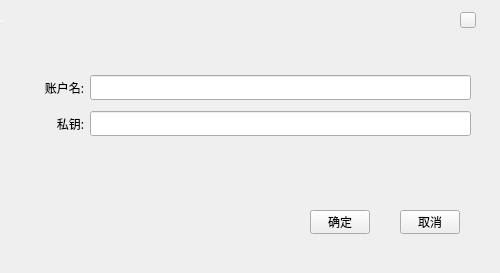
<?xml version="1.0" encoding="UTF-8"?>
<ui version="4.0">
 <class>ImportDialog</class>
 <widget class="QDialog" name="ImportDialog">
  <property name="geometry">
   <rect>
    <x>0</x>
    <y>0</y>
    <width>500</width>
    <height>273</height>
   </rect>
  </property>
  <property name="font">
   <font>
    <family>微软雅黑</family>
   </font>
  </property>
  <property name="windowTitle">
   <string>Dialog</string>
  </property>
  <property name="styleSheet">
   <string notr="true"/>
  </property>
  <widget class="QToolButton" name="closeBtn">
   <property name="geometry">
    <rect>
     <x>460</x>
     <y>12</y>
     <width>16</width>
     <height>16</height>
    </rect>
   </property>
   <property name="font">
    <font>
     <family>微软雅黑</family>
    </font>
   </property>
   <property name="cursor">
    <cursorShape>PointingHandCursor</cursorShape>
   </property>
   <property name="styleSheet">
    <string notr="true"/>
   </property>
   <property name="text">
    <string/>
   </property>
  </widget>
  <widget class="QLabel" name="title_Label">
   <property name="geometry">
    <rect>
     <x>0</x>
     <y>0</y>
     <width>500</width>
     <height>40</height>
    </rect>
   </property>
   <property name="font">
    <font>
     <family>微软雅黑</family>
     <pointsize>-1</pointsize>
     <weight>50</weight>
     <italic>false</italic>
     <bold>false</bold>
    </font>
   </property>
   <property name="styleSheet">
    <string notr="true">font: 14px &quot;微软雅黑&quot;;
color: rgb(255, 255, 255);</string>
   </property>
   <property name="text">
    <string>导入账户</string>
   </property>
  </widget>
  <widget class="QToolButton" name="okBtn">
   <property name="geometry">
    <rect>
     <x>310</x>
     <y>210</y>
     <width>60</width>
     <height>24</height>
    </rect>
   </property>
   <property name="font">
    <font>
     <family>微软雅黑</family>
    </font>
   </property>
   <property name="cursor">
    <cursorShape>PointingHandCursor</cursorShape>
   </property>
   <property name="styleSheet">
    <string notr="true">font: 9pt &quot;微软雅黑&quot;;</string>
   </property>
   <property name="text">
    <string>确定</string>
   </property>
  </widget>
  <widget class="QToolButton" name="cancelBtn">
   <property name="geometry">
    <rect>
     <x>400</x>
     <y>210</y>
     <width>60</width>
     <height>24</height>
    </rect>
   </property>
   <property name="font">
    <font>
     <family>微软雅黑</family>
    </font>
   </property>
   <property name="cursor">
    <cursorShape>PointingHandCursor</cursorShape>
   </property>
   <property name="styleSheet">
    <string notr="true">font: 9pt &quot;微软雅黑&quot;;</string>
   </property>
   <property name="text">
    <string>取消</string>
   </property>
  </widget>
  <widget class="QWidget" name="">
   <property name="geometry">
    <rect>
     <x>20</x>
     <y>70</y>
     <width>451</width>
     <height>71</height>
    </rect>
   </property>
   <layout class="QGridLayout" name="gridLayout" columnstretch="1,6">
    <item row="0" column="0">
     <widget class="QLabel" name="label_2">
      <property name="text">
       <string>账户名:</string>
      </property>
      <property name="alignment">
       <set>Qt::AlignRight|Qt::AlignTrailing|Qt::AlignVCenter</set>
      </property>
     </widget>
    </item>
    <item row="0" column="1">
     <widget class="QLineEdit" name="name">
      <property name="font">
       <font>
        <family>微软雅黑</family>
        <weight>50</weight>
        <italic>false</italic>
        <bold>false</bold>
       </font>
      </property>
      <property name="contextMenuPolicy">
       <enum>Qt::DefaultContextMenu</enum>
      </property>
      <property name="styleSheet">
       <string notr="true"/>
      </property>
      <property name="text">
       <string/>
      </property>
      <property name="echoMode">
       <enum>QLineEdit::Normal</enum>
      </property>
      <property name="readOnly">
       <bool>false</bool>
      </property>
     </widget>
    </item>
    <item row="1" column="0">
     <widget class="QLabel" name="label">
      <property name="text">
       <string>私钥:</string>
      </property>
      <property name="alignment">
       <set>Qt::AlignRight|Qt::AlignTrailing|Qt::AlignVCenter</set>
      </property>
     </widget>
    </item>
    <item row="1" column="1">
     <widget class="QLineEdit" name="privatekey">
      <property name="font">
       <font>
        <family>微软雅黑</family>
        <weight>50</weight>
        <italic>false</italic>
        <bold>false</bold>
       </font>
      </property>
      <property name="contextMenuPolicy">
       <enum>Qt::DefaultContextMenu</enum>
      </property>
      <property name="styleSheet">
       <string notr="true"/>
      </property>
      <property name="text">
       <string/>
      </property>
      <property name="echoMode">
       <enum>QLineEdit::Password</enum>
      </property>
      <property name="readOnly">
       <bool>false</bool>
      </property>
     </widget>
    </item>
   </layout>
  </widget>
  <zorder>privatekey</zorder>
  <zorder>label</zorder>
  <zorder>title_Label</zorder>
  <zorder>okBtn</zorder>
  <zorder>cancelBtn</zorder>
  <zorder>closeBtn</zorder>
  <zorder>label_2</zorder>
  <zorder>name</zorder>
 </widget>
 <tabstops>
  <tabstop>privatekey</tabstop>
 </tabstops>
 <resources/>
 <connections/>
</ui>
